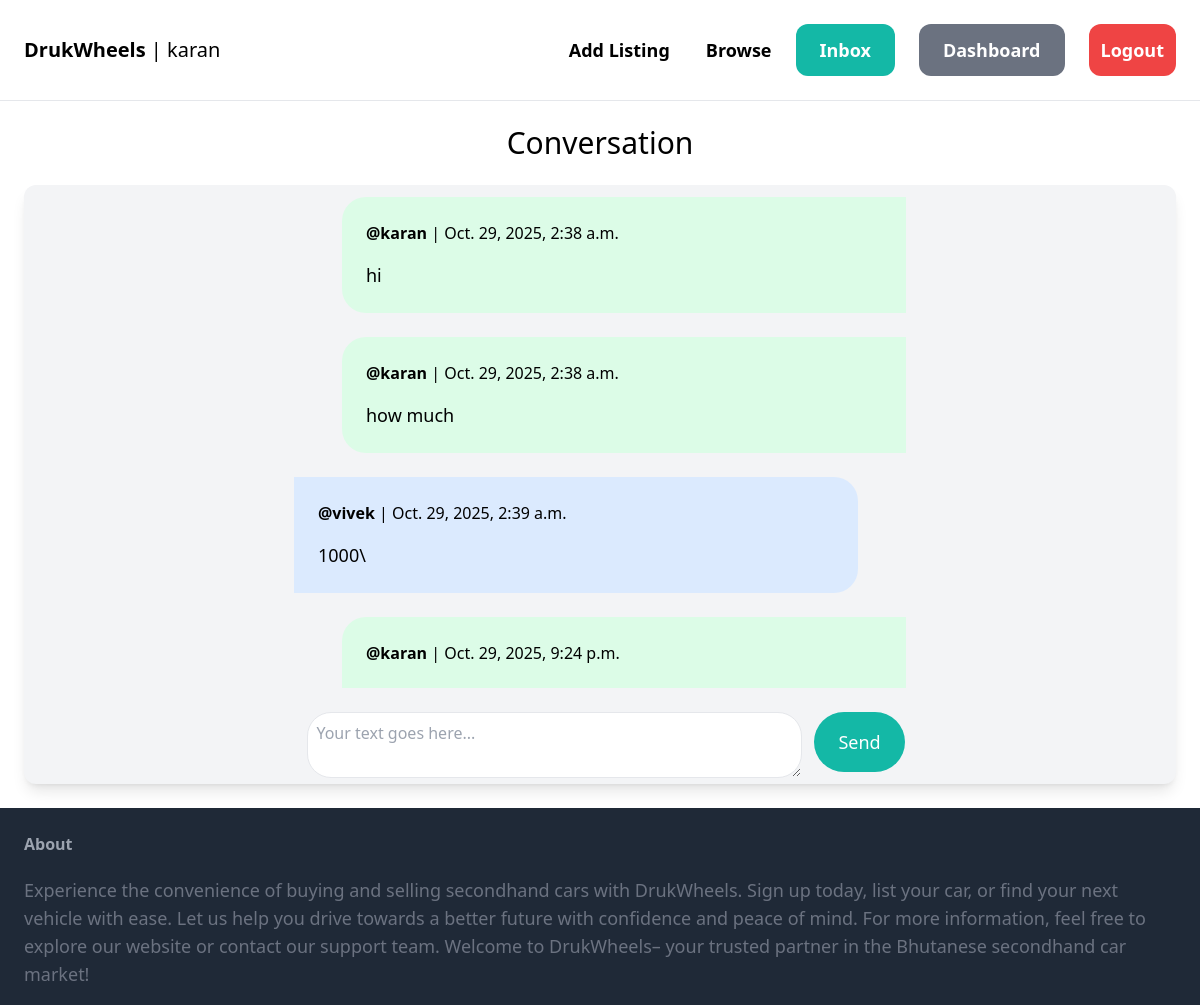
/inbox/7/ (signed in), run on the app's committed database.
### conversation/models.py (models this page shows, shortened)
class ConversationMessage(models.Model):
    conversation = models.ForeignKey(Conversation, related_name='messages', on_delete=models.CASCADE)
    content = models.TextField()  # Encrypted content of the message
    created_at = models.DateTimeField(auto_now_add=True)  # Timestamp for when the message was created
    created_by = models.ForeignKey(User, related_name='created_messages', on_delete=models.CASCADE)  # Message creator
    @property
    def decrypted_content(self):
        return decrypt_message(self.content)

### conversation/views.py (the view)
# urls.py: path('<int:pk>/', views.detail, name='detail'),
@login_required
@ratelimit(key='user', rate='20/m', method='POST', block=True)
def detail(request, pk):
    conversation = Conversation.objects.filter(members__in=[request.user.id]).get(pk=pk)  # Get conversation
    if request.method == 'POST':
        form = ConversationMessageForm(request.POST)  # Create a form instance with POST data
        if form.is_valid():
            conversation_message = form.save(commit=False)  # Create a conversation message instance
            conversation_message.conversation = conversation  # Set the conversation for the message
            conversation_message.created_by = request.user  # Set the message creator
            conversation_message.save()
            return redirect('conversation:detail', pk=pk)  # Redirect back to conversation detail
    else:
        form = ConversationMessageForm()  # Create an empty form instance
    return render(request, 'conversation/detail.html', {
        'conversation': conversation,  # Pass conversation details to the template
        'form': form,  # Pass the form to the template
    })

### conversation/forms.py (shortened to what this page needs)
class ConversationMessageForm(forms.ModelForm):
    class Meta:
        model = ConversationMessage
        fields = ('content',)
        labels = {
            'content': '',  # Remove the label for the 'content' field
        }
        widgets = {
            'content':forms.Textarea(attrs={
                'class':'w-full  p-2   rounded-3xl border',
                'rows':2,
                'cols':50,
                'placeholder':'Your text goes here...'
            })
        }

### conversation/utils.py (called while the page is built)
def decrypt_message(encrypted_content):
    return cipher.decrypt(encrypted_content.encode()).decode()

### conversation/templates/conversation/detail.html (shortened to what this page needs)
{% extends 'core/base.html' %}
{% block content %}
<h1 class="mb-6 text-3xl text-center dark:text-white font-medium">Conversation</h1>
<div class=" bg-gray-100 dark:bg-gray-800 dark:text-white rounded-xl shadow-lg ">
<div class="space-y-6 p-3 relative grid justify-items-center max-h-[50vh] overflow-y-scroll">
    {% for message in conversation.messages.all %}
            <div class="sm:p-6 p-3 relative flex flex-col {% if message.created_by == request.user %} bg-green-100 dark:bg-green-600   ml-12 sm:w-1/2 rounded-l-3xl    {% else %} bg-blue-100 dark:bg-blue-600 mr-12 sm:w-1/2 rounded-r-3xl  {% endif %} ">
                <div>
                    <p class="mb-4"><strong>@{{ message.created_by.username }}</strong> |  {{ message.created_at }}</p>
                    <p class="text-lg font-normal   ">{{ message.decrypted_content }}</p>
                </div>
            </div>
    {% endfor %}
</div>
<form action="" method="post" class="mt-6  dark:text-black flex flex-row justify-center space-x-3">
    {{ form.as_p }}
    <button class="py-4 px-6   h-fit text-lg bg-teal-500 hover:bg-teal-700 rounded-full text-white">Send</button>
</form>
</div>
{% endblock %}

### core/templates/core/base.html (shortened to what this page needs)
{% load static %}
<!DOCTYPE html>
<html lang="en">
<head>
    <script src="https://cdn.tailwindcss.com"></script>
</head>
<body class="dark:bg-gray-900">
    <nav class="dark:text-white py-6 sm:px-6 w-full flex flex-wrap justify-between items-center border-b border-gray-200">
        <a href="/" class="md:text-xl font-semibold">DrukWheels<span class="font-light"> | {{ request.user.username }}</span></a>
        <div id="menu" class="hidden sm:flex sm:space-x-6">
            <a href="{% url 'item:new' %}" class="m-3 sm:text-lg font-semibold hover:text-gray-500">Add Listing</a>
            <a href="{% url 'item:items' %}" class="m-3 sm:text-lg font-semibold hover:text-gray-500">Browse</a>
            {% if request.user.is_authenticated %}
                <a href="{% url 'conversation:inbox' %}" class="px-6 sm:py-3 sm:text-lg font-semibold bg-teal-500 text-white rounded-xl hover:bg-teal-700">Inbox</a>
                <a href="{% url 'dashboard:index' %}" class="px-6 sm:py-3 sm:text-lg font-semibold bg-gray-500 text-white rounded-xl hover:bg-gray-700">Dashboard</a>
                <a href="{% url 'core:logout' %}" class="px-3 sm:py-3 sm:text-lg font-semibold bg-red-500 text-white rounded-xl hover:bg-red-700">Logout</a>
            {% else %}
                <a href="{% url 'core:signup' %}" class="px-6 py-3 text-lg font-semibold bg-teal-500 text-white rounded-xl hover:bg-teal-700">Sign up</a>
                <a href="{% url 'core:login' %}" class="px-6 py-3 text-lg font-semibold bg-gray-500 text-white rounded-xl hover:bg-gray-700">Login</a>
            {% endif %}
        </div>
    </nav>
    <div class="px-6 py-6">
        {% block content %}
        {% endblock %}
    </div>
    <footer class="py-6 px-6 flex justify-between bg-gray-800">
        <div>
            <h3 class="mb-5 font-semibold text-gray-400">About</h3>
            <p class="text-lg text-gray-500 break-words">
                Experience the convenience of buying and selling secondhand cars with DrukWheels. Sign up today, list your car, or find your next vehicle with ease. Let us help you drive towards a better future with confidence and peace of mind.
                For more information, feel free to explore our website or contact our support team. Welcome to DrukWheels– your trusted partner in the Bhutanese secondhand car market!
            </p>
        </div>
    </footer>
</body>
</html>

### data on the page
ConversationMessage: created_by.username "karan", created_at "Oct. 29, 2025, 2:38 a.m.", decrypted_content "hi"
ConversationMessage: created_by.username "karan", created_at "Oct. 29, 2025, 2:38 a.m.", decrypted_content "how much"
ConversationMessage: created_by.username "vivek", created_at "Oct. 29, 2025, 2:39 a.m.", decrypted_content "1000\\"
ConversationMessage: created_by.username "karan", created_at "Oct. 29, 2025, 9:24 p.m."

### other printed values
{{ request.user.username }} "karan"
